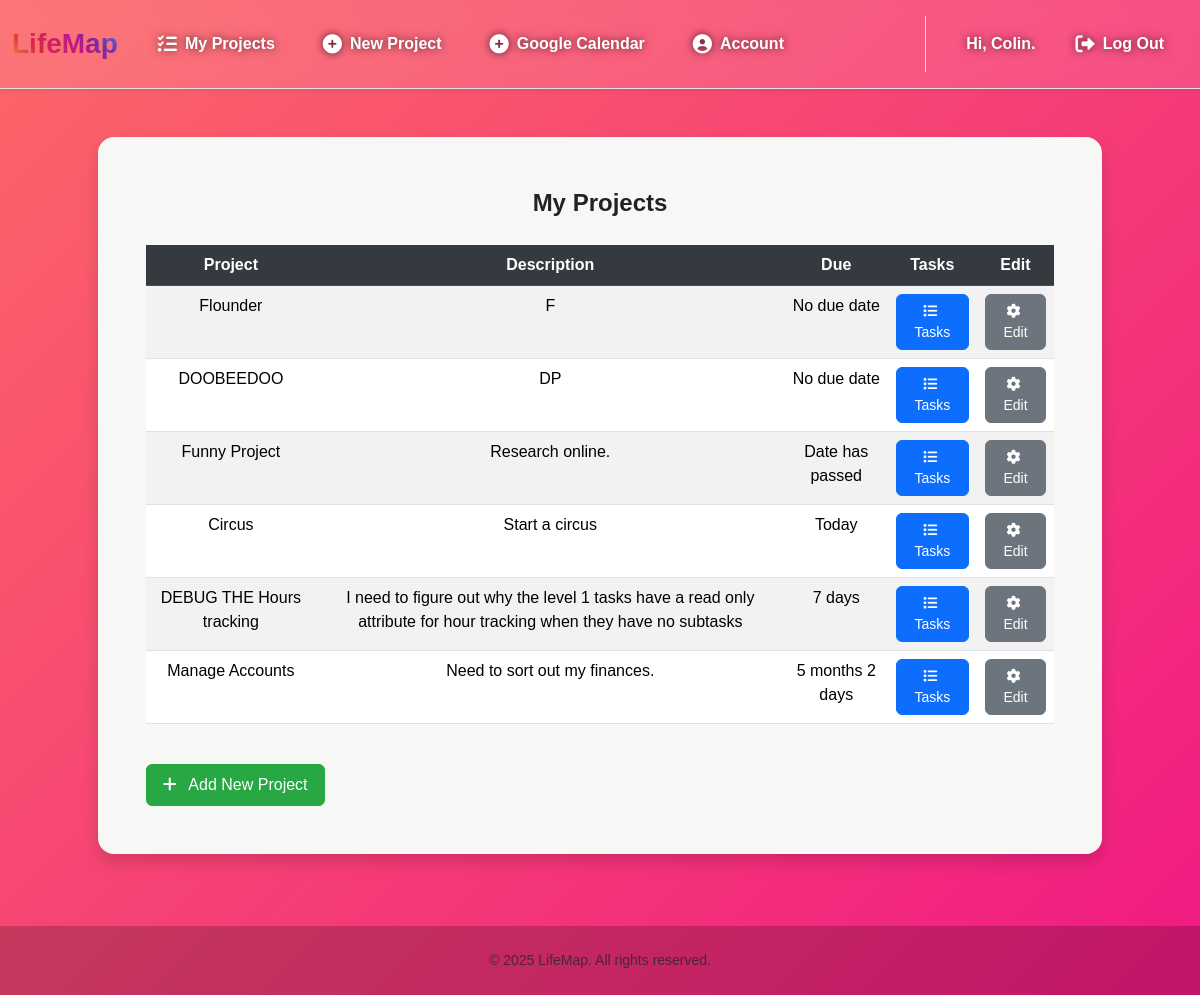
The page /projects (signed in) on the database as committed earlier.
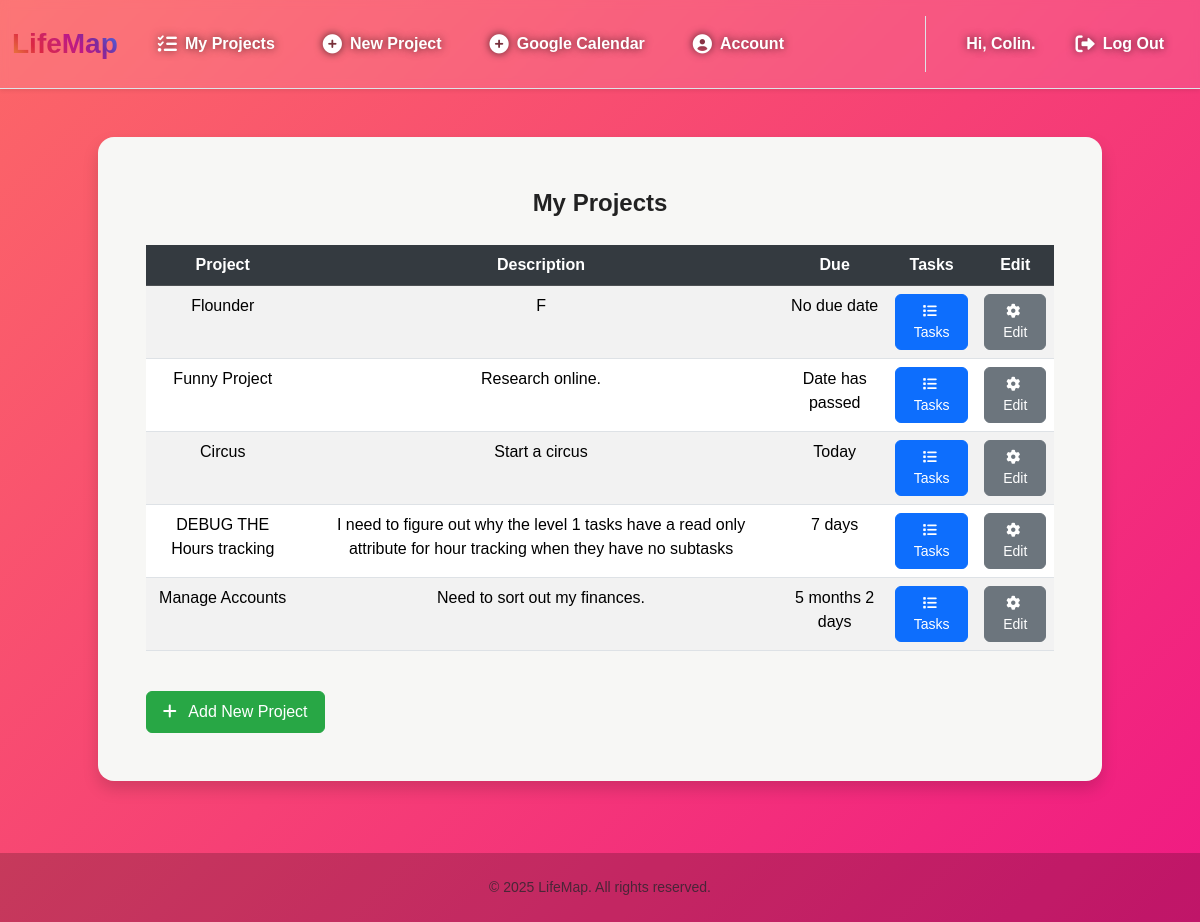
The same page on the database as committed later.
### tables this page shows
CREATE TABLE users (
    user_id INTEGER PRIMARY KEY AUTOINCREMENT,
    username TEXT NOT NULL UNIQUE,
    email TEXT UNIQUE,
    password_hash TEXT NOT NULL
, google_token TEXT);

CREATE TABLE projects (
    project_id INTEGER PRIMARY KEY AUTOINCREMENT,
    user_id INTEGER NOT NULL,
    name TEXT NOT NULL,
    description TEXT,
    start_date TEXT,
    end_date TEXT,
    FOREIGN KEY (user_id) REFERENCES users (user_id)
);

### app.py (the view)
@app.route("/projects", methods=["GET", "POST"])
@login_required
def projects_list():
    if request.method == "GET":
        conn = get_db()
        cursor = conn.cursor()
        user_id = session["user_id"]
        cursor.execute(
            """SELECT * FROM projects WHERE user_id = ? ORDER BY end_date ASC""", (user_id,))
        rows = [dict(row) for row in cursor.fetchall()]
        for row in rows:
            row["readable_due_date"] = format_date_difference(row["end_date"])
        return render_template(
            "projects.html",
            projects=rows,
            username=get_username(user_id))
    else:
        return error_page("Request Error, Only GET requests accepted.", 403)

### app.py (called while the page is built)
@app.after_request
def after_request(response):
    response.headers["Cache-Control"] = "no-cache, no-store, must-revalidate"
    response.headers["Expires"] = 0
    response.headers["Pragma"] = "no-cache"
    return response

### help.py (called while the page is built)
def get_db():
    if 'lifemap_db' not in g:
        g.lifemap_db = sqlite3.connect("LifeMap.db")
        g.lifemap_db.row_factory = sqlite3.Row
    return g.lifemap_db

def login_required(f):
    @wraps(f)
    def decorated_function(*args, **kwargs):
        if session.get("user_id") is None:
            return redirect("/login")
        return f(*args, **kwargs)
    return decorated_function

def get_username(user_id):
    conn = get_db()
    cursor = conn.cursor()
    cursor.execute("""SELECT username FROM users WHERE user_id = ?""", (user_id,))
    username_row = cursor.fetchone()
    return username_row[0] if username_row else None

def format_date_difference(target_date_str: str) -> str:
    if not target_date_str: return "No due date"
    target_date = date.fromisoformat(target_date_str)
    today = date.today()
    delta = relativedelta(target_date, today)
    if target_date < today: return "Date has passed"
    parts = []
    if delta.years: parts.append(f"{delta.years} year{'s' if delta.years != 1 else ''}")
    if delta.months: parts.append(f"{delta.months} month{'s' if delta.months != 1 else ''}")
    if delta.days: parts.append(f"{delta.days} day{'s' if delta.days != 1 else ''}")
    return " ".join(parts) or "Today"

### templates/projects.html (shortened to what this page needs)
{% extends "layout.html" %}
{% block username %}
    <div class="username fs-6 fw-bold">Hi, {{username}}.</div>
{% endblock %}
{% block main %}
    <div class="mb-4 shadow rounded-4 p-5 mx-auto" style="background-color: #f7f7f5 !important; max-width: 90%; width: 100%;">
        <div class="fs-4 fw-bold mb-4 text-center">
            My Projects
        </div>
        <div class="table-responsive">
            <table class="table table-hover table-striped">
                <thead class="table-dark">
                    <tr>
                        <th scope="col">Project</th>
                        <th scope="col">Description</th>
                        <th scope="col">Due</th>
                        <th scope="col">Tasks</th>
                        <th scope="col">Edit</th>
                    </tr>
                </thead>
                <tbody>
                    {% for row in projects %}
                    <tr>
                        <td> {{ row["name"] }} </td>
                        <td> {{ row["description"] }} </td>
                        {% if row["readable_due_date"] in this_week %}
                        <td><b style="color:red;"> {{ row["readable_due_date"]}}</b><td>
                        {% else %}
                        <td> {{ row["readable_due_date"]}}<td>
                        {% endif %}
                            <button class="details-button btn btn-sm btn-primary" data-project-id="{{ row["project_id"] }}">
                                <i class="fa-solid fa-list me-1"></i> Tasks
                            </button>
                        </td>
                        <td>
                            <button class="edit-button btn btn-sm btn-secondary" data-project-id="{{ row["project_id"] }}">
                                <i class="fa-solid fa-gear me-1"></i> Edit
                            </button>
                        </td>
                    </tr>
                    {% endfor %}
                </tbody>
            </table>
        </div>
        <div class="d-flex justify-content-left mt-4">
            <a href="/newProject" class="btn btn-new-project">
                <i class="fa-solid fa-plus me-2"></i> Add New Project
            </a>
        </div>
    </div>
{% endblock %}

### templates/layout.html (shortened to what this page needs)
<!DOCTYPE html>
<html lang="en">
<head>
    <link href="https://cdn.jsdelivr.net/npm/bootstrap@5.3.3/dist/css/bootstrap.min.css" rel="stylesheet" xintegrity="sha384-QWTKZyjpPEjISv5WaRU9OFeRpok6YctnYmDr5pNlyT2bRjXh0JMhjY6hW+ALEwIH">
    <link href="https://cdnjs.cloudflare.com/ajax/libs/font-awesome/6.0.0-beta3/css/all.min.css" rel="stylesheet">
    <link rel="stylesheet" href="{{ url_for('static', filename='css/layout2.css') }}">
</head>
<body id="bg" class="d-flex flex-column min-vh-100">
    <nav id="bgg" class="navbar navbar-expand-md navbar-light shadow-sm border-bottom py-3 sticky-top">
        <div class="container-fluid">
            <a class="navbar-brand text-gradient fs-3 fw-bolder" href="/">
                LifeMap
            </a>
            <div class="collapse navbar-collapse" id="navbarCollapse">
                {% if session["user_id"] %}
                    <ul class="navbar-nav me-auto mb-2 mb-md-0">
                        <li class="nav-item"><a class="nav-link text-dark py-2 px-3 d-flex align-items-center" href="/projects"><i class="fas fa-list-check me-2"></i> My Projects</a></li>
                        <li class="nav-item"><a class="nav-link text-dark py-2 px-3 d-flex align-items-center" href="/newProject"><i class="fas fa-plus-circle me-2"></i> New Project</a></li>
                        <li class="nav-item"><a class="nav-link text-dark py-2 px-3 d-flex align-items-center" href="/calendar"><i class="fas fa-plus-circle me-2"></i> Google Calendar</a></li>
                        <li class="nav-item"><a class="nav-link text-dark py-2 px-3 d-flex align-items-center" href="/account"><i class="fas fa-user-circle me-2"></i> Account</a></li>
                    </ul>
                    <ul class="navbar-nav ms-auto mb-2 mb-md-0 border-start border-md-0 border-gray-200 ps-md-4">
                        <li class="py-2 px-3 d-flex align-items-center" style="color: #ffff">{% block username %}{% endblock%}</li>
                        <li class="nav-item"><a class="nav-link text-danger py-2 px-3 d-flex align-items-center" href="/logout"><i class="fas fa-sign-out-alt me-2"></i> Log Out</a></li>
                    </ul>
                {% endif %}
            </div>
        </div>
    </nav>
    <main class="flex-grow-1 container-xl py-5 text-center">
        {% block main %}{% endblock %}
    </main>
    <footer id="bg" class="mt-auto py-4 text-center text-muted small">
        &copy; 2025 LifeMap. All rights reserved.
    </footer>
</body>
</html>

### static/css/layout2.css (style rules this page uses)
body { font-family: 'Poppins', sans-serif; background: linear-gradient(-45deg, #6a11cb, #2575fc, #ec008c, #fc6767); background-size: 400% 400%; animation: gradientBG 25s ease infinite; color: #222; display: flex; flex-direction: column; min-height: 100vh; }
.navbar { background: rgba(255, 255, 255, 0.1); backdrop-filter: blur(4px); border-bottom: 1px solid rgba(255, 255, 255, 0.2); box-shadow: 0 8px 32px 0 rgba(31, 38, 135, 0.37); }
.navbar-brand { font-weight: 700; font-size: 2rem; background: -webkit-linear-gradient(45deg, #f09433, #e6683c, #dc2743, #cc2366, #bc1888, #7a2c9e, #4f5bd5, #1a92d8); -webkit-background-clip: text; -webkit-text-fill-color: transparent; }
.nav-link { color: #fff !important; font-weight: 600; transition: all 0.3s ease; padding: 1rem 1.5rem !important; border-radius: 50px; text-shadow: 0px 0px 8px rgba(0, 0, 0, 0.7); }
.nav-link i { margin-right: 0.75rem; font-size: 1.2rem; }
footer { background: rgba(0, 0, 0, 0.2); color: rgba(255, 255, 255, 0.7); }
.username { text-shadow: 0px 0px 8px rgba(0, 0, 0, 0.7); }

### templates/projects.html (style rules this page uses)
.btn { border-radius: 0.375rem; font-weight: 500; transition: all 0.2s ease-in-out; padding: 0.375rem 0.75rem; font-size: 0.875rem; }
.btn-primary { background-color: #0d6efd; border-color: #0d6efd; color: white; }
.btn-secondary { background-color: #6c757d; border-color: #6c757d; color: white; }
.table-dark th { background-color: #343a40; color: white; }
.btn-new-project { background-color: #28a745; border-color: #28a745; color: white; padding: 0.5rem 1rem; font-size: 1rem; }

Rows that differ between the two databases and show on the page:
removed projects: name "DOOBEEDOO", description "DP", readable_due_date "No due date"
